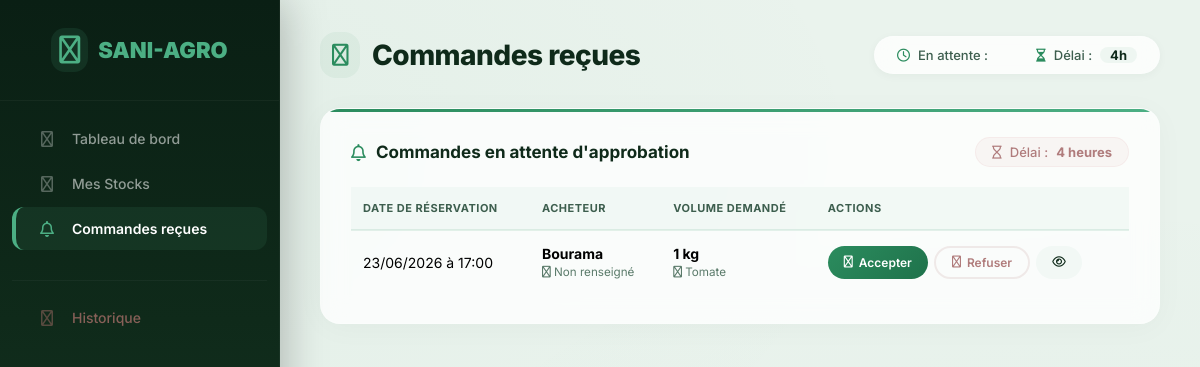
Page /dashboard/producteur/commandes/ (signed in) on the committed database.
### gestion_agro/models.py (models this page shows, shortened)
class Reservation(models.Model):
    STATUTS = [
         ("EN_ATTENTE", "En attente"),
    ("VALIDEE", "Validée"),
    ("PAYEE", "Payée"),
    ("PROPOSITION_TRANSPORT", "Proposition transport"),
    ("CHARGEE", "Chargée"),
    ("EN_TRANSIT", "En transit"),
    ("LIVREE", "Livrée"),
    ("ANNULEE", "Annulée"),
    ]
    fluxproduit = models.ForeignKey(
        FluxProduit,
        on_delete=models.CASCADE,
        related_name="reservations"
    )
    commercant = models.ForeignKey(
        Commercant,
        on_delete=models.CASCADE,
        related_name="reservations"
    )
    transporteur = models.ForeignKey(
        Transporteur,
        on_delete=models.SET_NULL,
        null=True,
        blank=True,
        related_name="reservations"
    )
    quantite = models.PositiveIntegerField()
    statut_reservation = models.CharField(
        max_length=30,
        choices=STATUTS,
        default="EN_ATTENTE"
    )
    date_reservation = models.DateTimeField(auto_now_add=True)
    nom_chauffeur = models.CharField(
        max_length=150,
        blank=True,
        null=True
    )
    telephone_chauffeur = models.CharField(
        max_length=30,
        blank=True,
        null=True
    )
    type_vehicule = models.CharField(
        max_length=100,
        blank=True,
        null=True
    )
    prix_transport_propose = models.DecimalField(
        max_digits=12,
        decimal_places=2,
        default=0
    )

class Commercant(models.Model):
    profil = models.OneToOneField(Utilisateur, on_delete=models.CASCADE, related_name="commercant", primary_key=True)
    entreprise = models.CharField(max_length=150, blank=True, null=True)
    adresse_boutique = models.CharField(max_length=250, blank=True, null=True)

class Utilisateur(models.Model):
    user = models.OneToOneField(User, on_delete=models.CASCADE, related_name="utilisateur_profile")
    nom = models.CharField(max_length=100)
    email = models.EmailField()
    role = models.CharField(max_length=20, choices=[
        ("PRODUCTEUR", "Producteur"),
        ("COMMERCANT", "Commerçant"),
        ("TRANSPORTEUR", "Transporteur"),
        ("ADMIN", "Administrateur"),
    ])
    localisation = models.CharField(max_length=150, blank=True, default="Non précisée")
    telephone = models.CharField(max_length=30, blank=True, null=True)

class FluxProduit(models.Model):
    produit = models.ForeignKey(Produits, on_delete=models.CASCADE)
    zone_depart = models.CharField(max_length=150)
    zone_arrivee = models.CharField(max_length=150)
    quantite = models.IntegerField()
    date_flux = models.DateTimeField(auto_now_add=True)

class Produits(models.Model):
    producteur = models.ForeignKey(Producteur, on_delete=models.CASCADE, related_name="produits")
    nom_produit = models.CharField(max_length=150)
    categorie = models.CharField(max_length=80)
    quantite_dispo = models.IntegerField(default=0)
    unite_mesure = models.CharField(max_length=20, default="kg")
    prix_unitaire = models.DecimalField(max_digits=12, decimal_places=2)
    image_produit = models.ImageField(upload_to="produits/", blank=True, null=True)
    zone_production = models.CharField(max_length=150, blank=True, null=True)
    date_disponibilite = models.DateField(blank=True, null=True)

### gestion_agro/views.py (the view)
# urls.py: path('dashboard/producteur/commandes/', views.commandes_recues, name='commandes_recues'),
@login_required
def commandes_recues(request):
    try:
        utilisateur_profil = request.user.utilisateur_profile
        try:
            p = utilisateur_profil.profil_producteur
        except:
            p = Producteur.objects.get(profil=utilisateur_profil)
        cmds = Reservation.objects.filter(
            fluxproduit__produit__producteur=p
        ).select_related(
            'fluxproduit__produit',
            'commercant__profil'
        ).order_by('-date_reservation')
        en_attente = cmds.filter(statut_reservation="EN_ATTENTE")
        validees = cmds.filter(statut_reservation="VALIDÉE")
        payees = cmds.filter(statut_reservation="PAYEE")
        livrees = cmds.filter(statut_reservation="LIVREE")
        context = {
            'mes_commandes': cmds,
            'en_attente_count': en_attente.count(),
            'validees_count': validees.count(),
            'payees_count': payees.count(),
            'livrees_count': livrees.count(),
            'commandes_attente': en_attente,
            'commandes_validees': validees,
            'commandes_payees': payees,
            'commandes_livrees': livrees,
        }
        return render(request, 'commandes_recues.html', context)
    except Exception as e:
        messages.error(request, f"Erreur : {str(e)}")
        return redirect('dashboard_producteur')

### gestion_agro/context_processors.py (called while the page is built)
def notifications_non_lues(request):
    return {'suspense_count': 0}

### templates/commandes_recues.html (shortened to what this page needs)
<!DOCTYPE html>
<html lang="fr">
<head>
    <link rel="stylesheet" href="https://cdnjs.cloudflare.com/ajax/libs/font-awesome/6.5.0/css/all.min.css" />
</head>
<body>
    <div class="sidebar">
        <div class="sidebar-brand"><i class="fa-regular fa-leaf"></i> SANI-AGRO</div>
        <ul class="sidebar-menu">
            <li class="sidebar-item"><a href="{% url 'dashboard_producteur' %}"><i class="fa-regular fa-chart-pie"></i> <span>Tableau de bord</span></a></li>
            <li class="sidebar-item"><a href="{% url 'mes_stocks' %}"><i class="fa-regular fa-warehouse"></i> <span>Mes Stocks</span></a></li>
            <li class="sidebar-item active"><a href="#"><i class="fa-regular fa-bell"></i> <span>Commandes reçues</span></a></li>
            <li class="sidebar-item"><a href="{% url 'historique_ventes' %}"><i class="fa-regular fa-clock-rotate-left"></i> <span>Historique</span></a></li>
        </ul>
    </div>
    <div class="main-content">
        <div class="page-header">
            <h1><i class="fa-regular fa-envelope-open-text"></i> Commandes reçues</h1>
            <div class="stats-mini">
                <span>
                    <i class="fa-regular fa-clock"></i> En attente :
                </span>
                <span>
                    <i class="fa-regular fa-hourglass-half"></i> Délai : <span class="val">4h</span>
                </span>
            </div>
        </div>
        <div class="card">
            <div class="card-header">
                <h3><i class="fa-regular fa-bell"></i> Commandes en attente d'approbation</h3>
                <div class="timer-badge">
                    <i class="fa-regular fa-hourglass"></i> Délai : <strong>4 heures</strong>
                </div>
            </div>
            <table>
                <thead>
                    <tr>
                        <th>Date de réservation</th>
                        <th>Acheteur</th>
                        <th>Volume demandé</th>
                        <th>Actions</th>
                    </tr>
                </thead>
                <tbody>
                    {% for c in mes_commandes %}
                        {% if c.statut_reservation.lower == 'en attente' or c.statut_reservation.lower == 'en_attente' %}
                        <tr>
                            <td>{{ c.date_reservation|date:"d/m/Y à H:i" }}</td>
                            <td>
                                <strong>{{ c.commercant.profil.nom|capfirst }}</strong>
                                <br>
                                <small style="color:#5a7a6a;">
                                    <i class="fa-regular fa-phone"></i> {{ c.commercant.telephone|default:"Non renseigné" }}
                                </small>
                            </td>
                            <td>
                                <b>{{ c.fluxproduit.quantite }} kg</b>
                                <br>
                                <small style="color:#5a7a6a;">
                                    <i class="fa-regular fa-seedling"></i> {{ c.fluxproduit.produit.nom_produit }}
                                </small>
                            </td>
                            <td>
                                <div class="btn-group">
                                    <a href="{% url 'decider_commande_producteur' c.id 'valider' %}" class="btn-action btn-accept">
                                        <i class="fa-regular fa-check"></i> Accepter
                                    </a>
                                    <a href="{% url 'decider_commande_producteur' c.id 'refuser' %}" class="btn-action btn-reject">
                                        <i class="fa-regular fa-xmark"></i> Refuser
                                    </a>
                                    <a href="#" class="btn-action btn-detail" title="Voir les détails">
                                        <i class="fa-regular fa-eye"></i>
                                    </a>
                                </div>
                            </td>
                        </tr>
                        {% endif %}
                    {% endfor %}
                </tbody>
            </table>
        </div>
    </div>
</body>
</html>

### rows in the picture
Reservation: date_reservation "23/06/2026 à 17:00", commercant.profil.nom "Bourama", commercant.telephone "Non renseigné", fluxproduit.quantite "1", fluxproduit.produit.nom_produit "Tomate"
